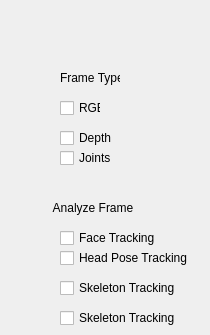
        <widget class="QWidget" name="tab_config_2">
         <attribute name="title">
          <string>configure</string>
         </attribute>
         <widget class="QCheckBox" name="checkBox_14">
          <property name="geometry">
           <rect>
            <x>60</x>
            <y>100</y>
            <width>41</width>
            <height>16</height>
           </rect>
          </property>
          <property name="text">
           <string>RGB</string>
          </property>
         </widget>
         <widget class="QCheckBox" name="checkBox_15">
          <property name="geometry">
           <rect>
            <x>60</x>
            <y>130</y>
            <width>53</width>
            <height>16</height>
           </rect>
          </property>
          <property name="text">
           <string>Depth</string>
          </property>
         </widget>
         <widget class="QCheckBox" name="checkBox_16">
          <property name="geometry">
           <rect>
            <x>60</x>
            <y>150</y>
            <width>71</width>
            <height>16</height>
           </rect>
          </property>
          <property name="text">
           <string>Joints</string>
          </property>
         </widget>
         <widget class="QLabel" name="label_32">
          <property name="geometry">
           <rect>
            <x>60</x>
            <y>70</y>
            <width>60</width>
            <height>16</height>
           </rect>
          </property>
          <property name="text">
           <string>Frame Type</string>
          </property>
         </widget>
         <widget class="QCheckBox" name="checkBox_17">
          <property name="geometry">
           <rect>
            <x>60</x>
            <y>250</y>
            <width>141</width>
            <height>16</height>
           </rect>
          </property>
          <property name="text">
           <string>Head Pose Tracking</string>
          </property>
         </widget>
         <widget class="QLabel" name="label_33">
          <property name="geometry">
           <rect>
            <x>50</x>
            <y>200</y>
            <width>91</width>
            <height>16</height>
           </rect>
          </property>
          <property name="text">
           <string> Analyze Frame</string>
          </property>
         </widget>
         <widget class="QCheckBox" name="checkBox_18">
          <property name="geometry">
           <rect>
            <x>60</x>
            <y>280</y>
            <width>141</width>
            <height>16</height>
           </rect>
          </property>
          <property name="text">
           <string>Skeleton Tracking</string>
          </property>
         </widget>
         <widget class="QCheckBox" name="checkBox_19">
          <property name="geometry">
           <rect>
            <x>60</x>
            <y>230</y>
            <width>121</width>
            <height>16</height>
           </rect>
          </property>
          <property name="text">
           <string>Face Tracking</string>
          </property>
         </widget>
         <widget class="QCheckBox" name="checkBox_20">
          <property name="geometry">
           <rect>
            <x>60</x>
            <y>310</y>
            <width>141</width>
            <height>16</height>
           </rect>
          </property>
          <property name="text">
           <string>Skeleton Tracking</string>
          </property>
         </widget>
        </widget>
